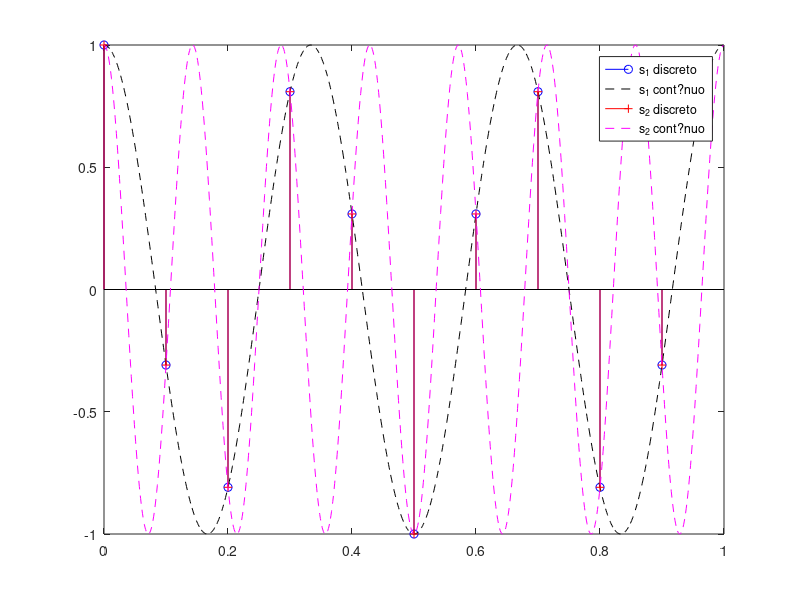

Recreate this plot in MATLAB.
%  Exemplos e Experimentos baseados no livro:
% DINIZ, P. S. R., DA SILVA, E. A. B., e LIMA NETTO, S. Processamento Digital de Sinais: Projeto e An?lise de Sistemas. 2. ed. Porto Alegre: Bookman, 2014. 976 p. ISBN 978-8582601235.
%% Experimento 1.2
fs = 10; % frequencia (Hz) de amostragem dos sinais
Ts = 1/fs; fase = 0;
time = 0:Ts:(1-Ts);
f1 = 3; % frequencia (Hz) do sinal s_1
f2 = 7; % frequencia (Hz) do sinal s_2
s_1 = cos(2*pi*f1*time+fase);
s_2 = cos(2*pi*f2*time+fase);
fsa = 1000; % frequ?ncia auxiliar de amostragem usada apenas para representa??o dos sinais originais
Tsa = 1/fsa;
time_aux = 0:Tsa:(1-Tsa);
figure(1);
stem(time,s_1,'ob');
hold on;
plot(time_aux, cos(2*pi*f1*time_aux+fase),'--k');
stem(time,s_2,'+r');
plot(time_aux, cos(2*pi*f2*time_aux+fase),'--m');
hold off;
legend('s_1 discreto','s_1 cont?nuo','s_2 discreto','s_2 cont?nuo')
